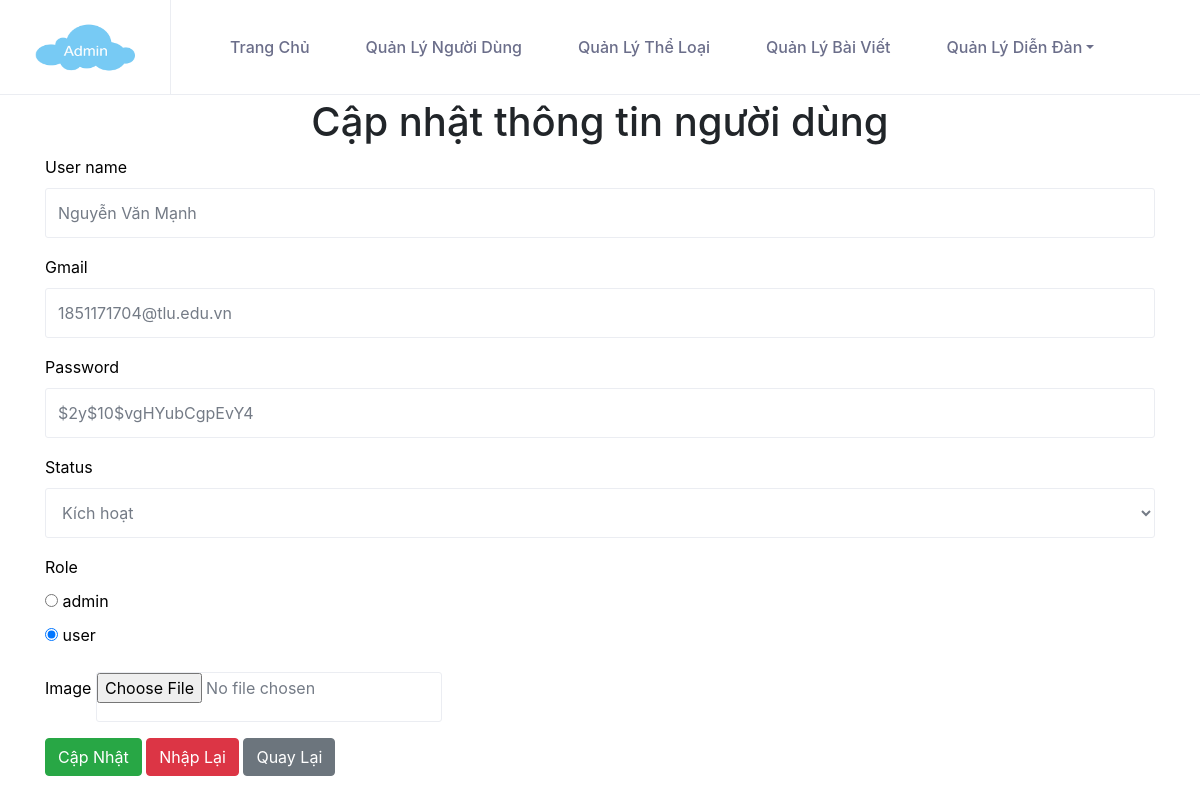
Page /cse485-website-project/Admin/user-edit.php?id=26 (signed in) on the earlier database version.
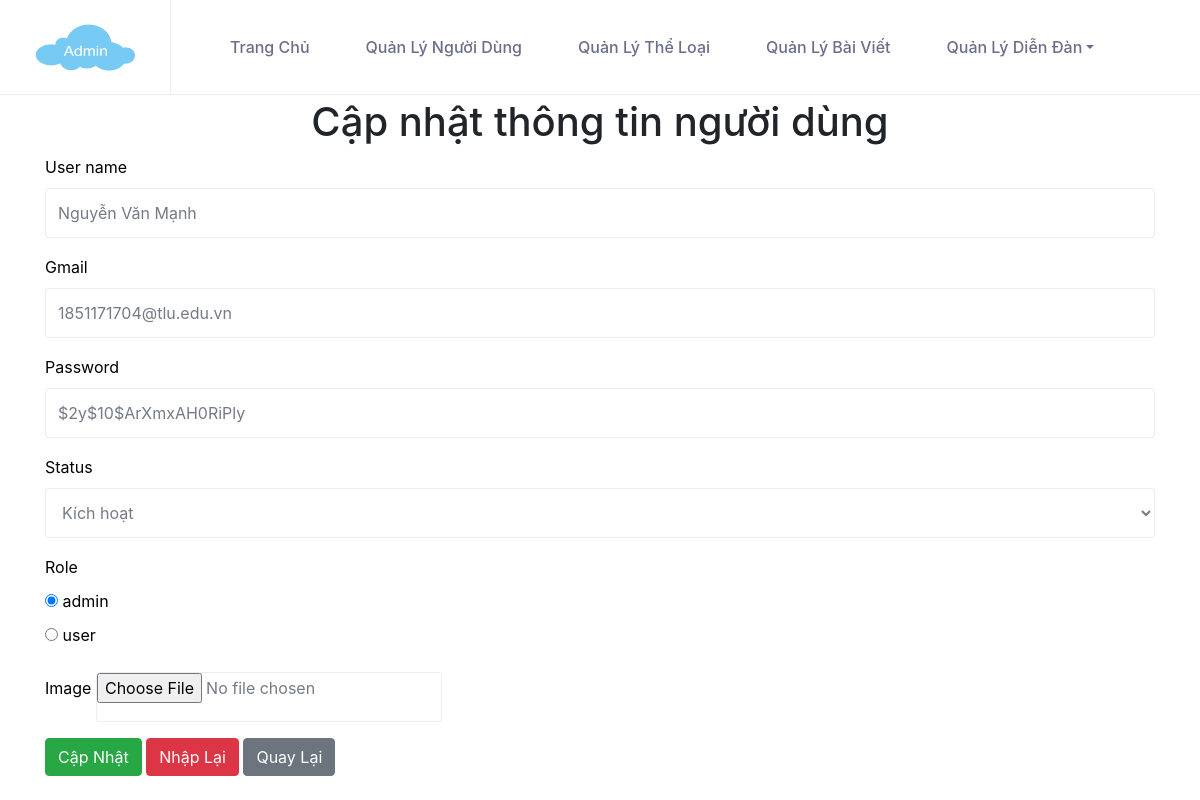
Same page on the later database version.
### tables this page shows
CREATE TABLE `users` (
  `ID` int(10) NOT NULL,
  `Username` varchar(50) NOT NULL,
  `Gmail` varchar(50) NOT NULL,
  `Password` varchar(20) NOT NULL,
  `Verification_Code` varchar(255) NOT NULL,
  `Status` tinyint(1) NOT NULL DEFAULT 0,
  `Role` enum('admin','user') NOT NULL DEFAULT 'user',
  `Created_date` datetime NOT NULL DEFAULT current_timestamp(),
  `Updated` datetime DEFAULT NULL,
  `Image` varchar(255) NOT NULL
);

### cse485-website-project/Admin/user-edit.php (the view, shortened to what this page needs)
<!DOCTYPE html>
<html>
<?php include '../Layouts/css-link.php'; ?>
<?php
include 'Config/config.php';
?>
<body>
    <?php include '../Layouts/header-admin.php'; ?>
    <section class="container">
        <div class="row">
            <div class="col-lg-12 mt-2">
                <h1 class="page-header text-center">Cập nhật thông tin người dùng</h1>
            </div>
        </div>
        <div class="row">
            <div class="col-lg-12">
                <form role="form" method="post" action="user-edit-process.php">
                    <?php
                    $sql = "select * from users where ID = " . $_GET['id'];
                    $result = mysqli_query($conn, $sql);
                    $row = mysqli_fetch_array($result);
                    ?>
                    <div class="form-group">
                        <label>User name</label>
                        <input class="form-control" name="username" value="<?php echo $row['Username'] ?>">
                    </div>
                    <div class="form-group">
                        <label>Gmail</label>
                        <input class="form-control" value="<?php echo $row['Gmail'] ?>" name="gmail">
                    </div>
                    <div class="form-group">
                        <label>Password</label>
                        <input class="form-control" value="<?php echo $row['Password'] ?>" name="password">
                    </div>
                    <div class="form-group">
                        <label>Status</label>
                        <select name="status" id="status" class="form-control">
                            <option value="1" <?php if ($row["Status"] == '1') {
                                                    echo "selected";
                                                } ?>>Kích hoạt</option>
                        </select>
                    </div>
                    <div class="form-group">
                        <label>Role</label>
                        <div class="radio">
                            <label>
                                <input type="radio" name="optionsRole" id="optionsRole" value="admin" <?php if ($row["Role"] == 'admin') {
                                                                                                            echo "checked";
                                                                                                        } ?>> admin
                            </label>
                        </div>
                        <div class="radio">
                            <label>
                                <input type="radio" name="optionsRole" id="optionsRole" value="user" <?php if ($row['Role'] == "user") {
                                                                                                            echo "checked";
                                                                                                        } ?>> user
                            </label>
                        </div>
                    </div>
                    <div class="form-group">
                        <label>Image</label>
                        <input type="file">
                    </div>
                    <button type="submit" class="btn btn-success" name="submit">Cập nhật</button>
                    <button type="reset" class="btn btn-danger" name="reset">Nhập lại</button>
                    <a href="users-index.php" class="btn btn-secondary" name="reset">Quay lại</a>
                </form>
            </div>
        </div>
    </section>
</body>
</html>

Differences in the rows shown:
changed users "Nguyễn Văn Mạnh": password "$2y$10$vgHYubCgpEvY4" → "$2y$10$ArXmxAH0RiPly"; Role "☐ admin" → "☑ admin"; Role "☑ user" → "☐ user"
